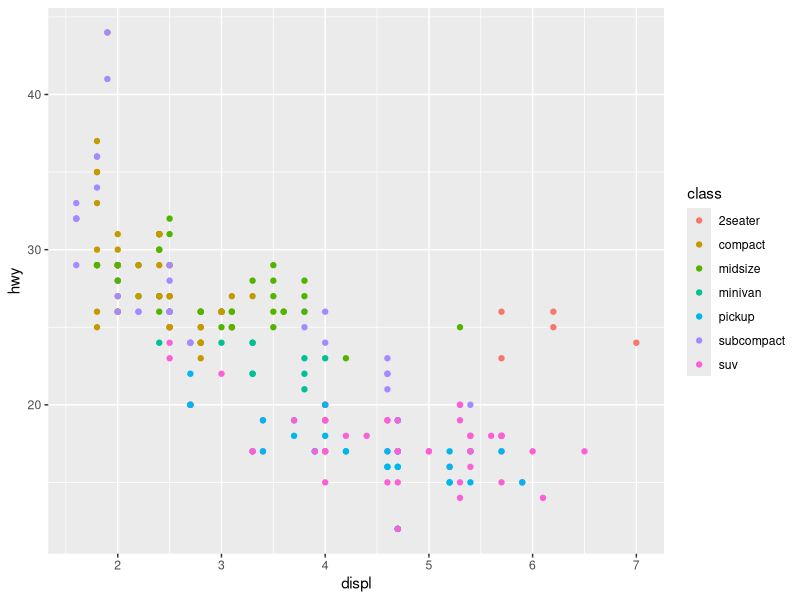
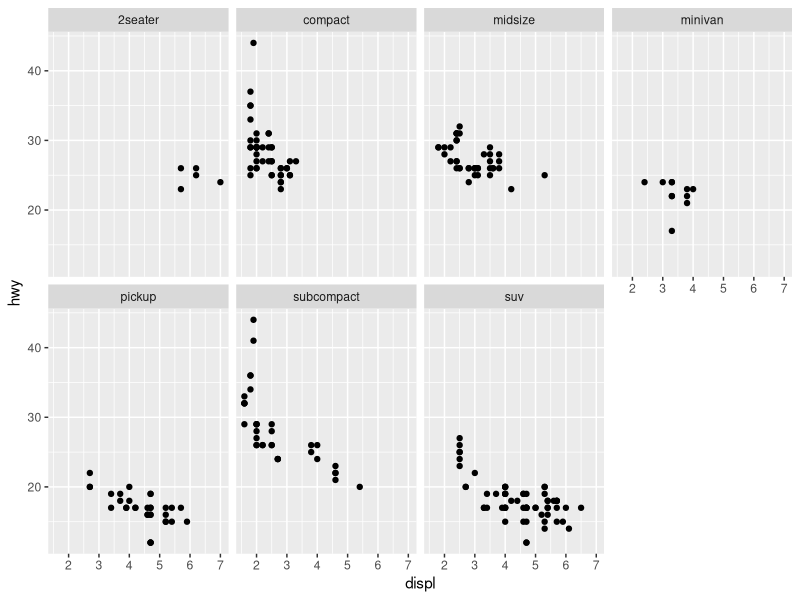
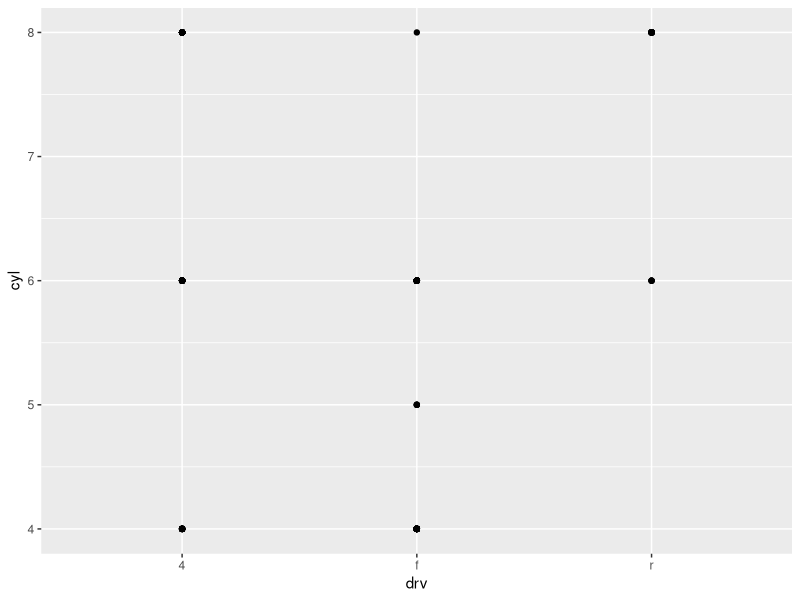
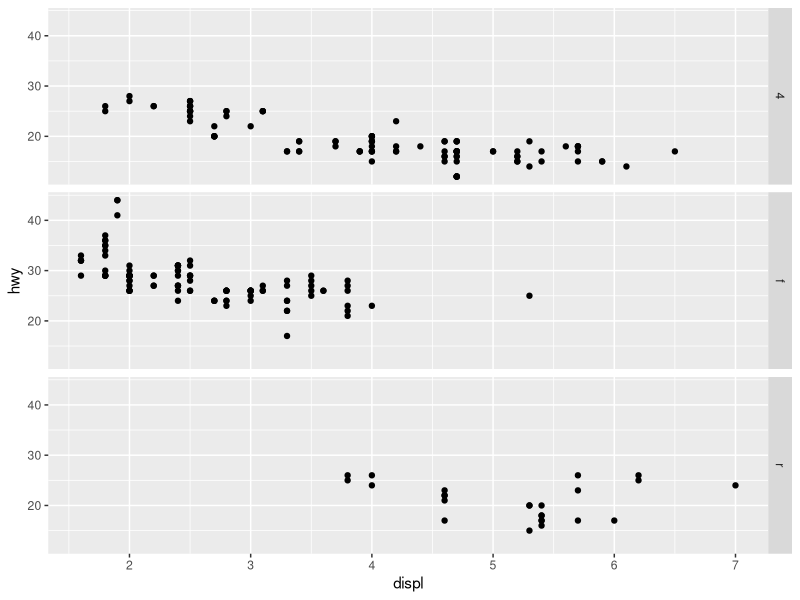
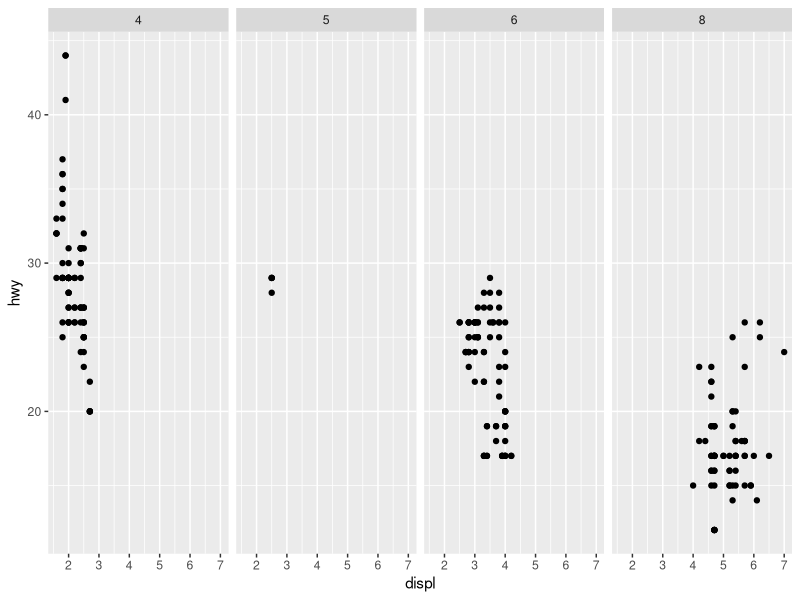
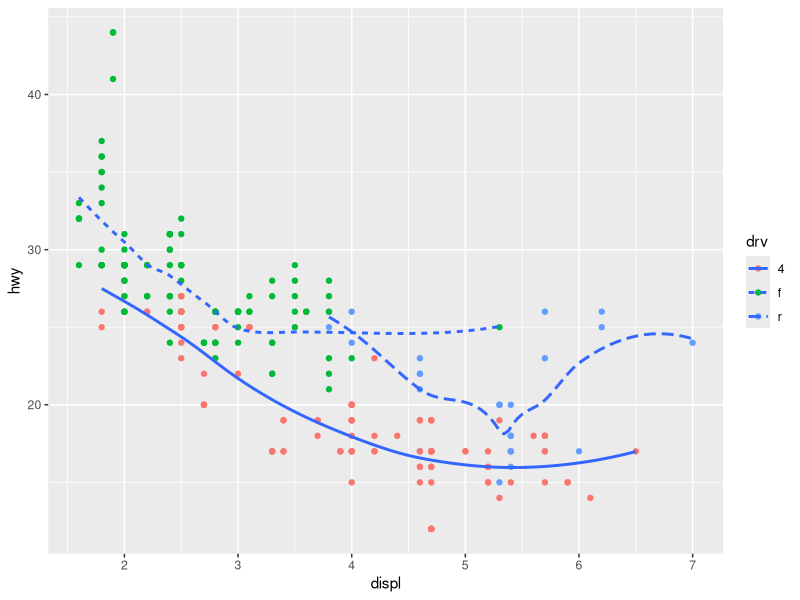
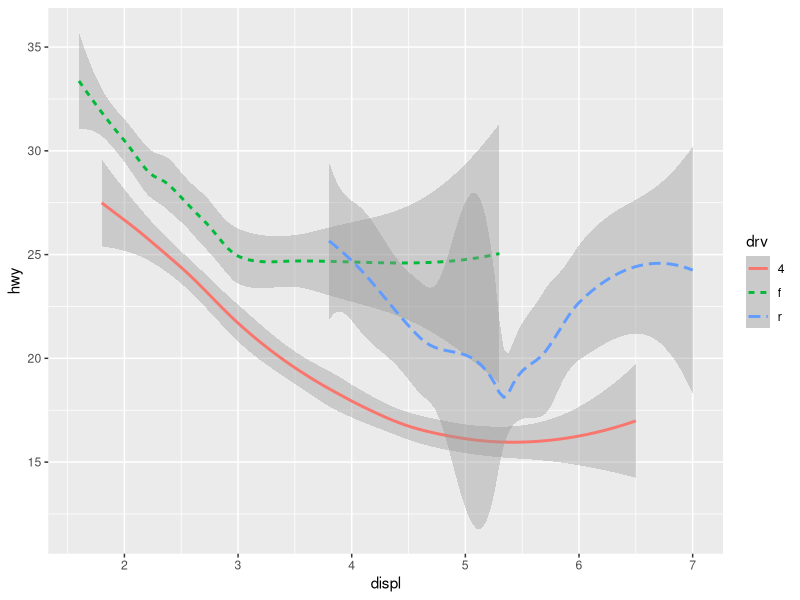

The R script that drew these images, in order:
install.packages("tidyverse")
library(tidyverse)

data("mpg")
mpg
ggplot(data = mpg) +
  geom_point(mapping = aes(x = displ, y = hwy, color = class))

ggplot(data = mpg) +
  geom_point(mapping = aes(x = displ, y = hwy)) +
  facet_wrap(~ class, nrow = 2)
ggplot(data = mpg) + 
  geom_point(mapping = aes(x = drv, y = cyl))

ggplot(data = mpg) + 
  geom_point(mapping = aes(x = displ, y = hwy)) +
  facet_grid(drv ~ .) # no col dim, only row dim

ggplot(data = mpg) + 
  geom_point(mapping = aes(x = displ, y = hwy)) +
  facet_grid(. ~ cyl) # no row dimension, only a column dim

ggplot(data = mpg) +
  geom_point(mapping = aes(x = displ, y = hwy, color = drv)) +
  geom_smooth(mapping = aes(x = displ, y = hwy, linetype = drv), se = F)

ggplot(data = mpg) +
  geom_smooth(mapping = aes(x = displ, y = hwy, linetype = drv, color = drv))
